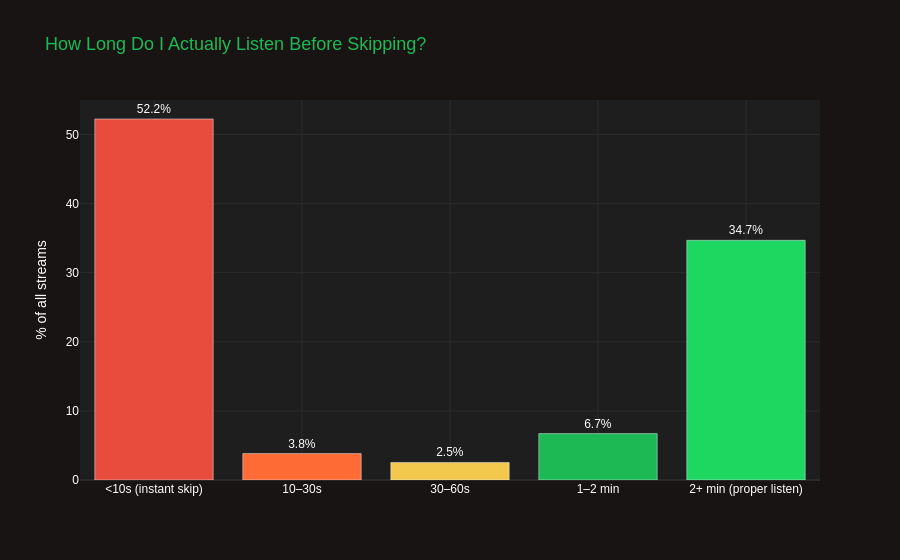

Source (notebook cell):
### Markdown cell above
---
## 5. Listening Behaviour — Skips, Sessions & Loyalty <a id='5'></a>

### Code cell
# ── Skip rate breakdown ──
df['listen_category'] = pd.cut(
    df['msPlayed'] / 1000,
    bins=[0, 10, 30, 60, 120, float('inf')],
    labels=['<10s (instant skip)', '10–30s', '30–60s', '1–2 min', '2+ min (proper listen)']
)
listen_dist = df['listen_category'].value_counts().sort_index().reset_index()
listen_dist.columns = ['category', 'count']
listen_dist['pct'] = listen_dist['count'] / listen_dist['count'].sum() * 100

fig = px.bar(
    listen_dist, x='category', y='pct',
    color='category',
    color_discrete_sequence=['#e74c3c','#ff6b35','#f2c94c',SPOTIFY_GREEN,'#1ed760'],
    text=listen_dist['pct'].apply(lambda p: f'{p:.1f}%'),
    title='How Long Do I Actually Listen Before Skipping?',
)
fig.update_traces(textposition='outside', showlegend=False)
fig.update_layout(
    **PLOTLY_TEMPLATE['layout'],
    xaxis_title='',
    yaxis_title='% of all streams',
    height=420,
)
fig.show()

### Figure 1 — Plotly figure (JSON) as saved in the notebook; plotly's stock layout.template omitted (floating-point values rounded to 4 significant figures)
{"data": [{"alignmentgroup": "True", "hovertemplate": "category=%{x}<br>pct=%{y}<br>text=%{text}<extra></extra>", "legendgroup": "<10s (instant skip)", "marker": {"color": "#e74c3c", "pattern": {"shape": ""}}, "name": "<10s (instant skip)", "offsetgroup": "<10s (instant skip)", "orientation": "v", "showlegend": false, "text": ["52.2%"], "textposition": "outside", "type": "bar", "x": ["<10s (instant skip)"], "xaxis": "x", "y": [52.24], "yaxis": "y"}, {"alignmentgroup": "True", "hovertemplate": "category=%{x}<br>pct=%{y}<br>text=%{text}<extra></extra>", "legendgroup": "10–30s", "marker": {"color": "#ff6b35", "pattern": {"shape": ""}}, "name": "10–30s", "offsetgroup": "10–30s", "orientation": "v", "showlegend": false, "text": ["3.8%"], "textposition": "outside", "type": "bar", "x": ["10–30s"], "xaxis": "x", "y": [3.818], "yaxis": "y"}, {"alignmentgroup": "True", "hovertemplate": "category=%{x}<br>pct=%{y}<br>text=%{text}<extra></extra>", "legendgroup": "30–60s", "marker": {"color": "#f2c94c", "pattern": {"shape": ""}}, "name": "30–60s", "offsetgroup": "30–60s", "orientation": "v", "showlegend": false, "text": ["2.5%"], "textposition": "outside", "type": "bar", "x": ["30–60s"], "xaxis": "x", "y": [2.537], "yaxis": "y"}, {"alignmentgroup": "True", "hovertemplate": "category=%{x}<br>pct=%{y}<br>text=%{text}<extra></extra>", "legendgroup": "1–2 min", "marker": {"color": "#1DB954", "pattern": {"shape": ""}}, "name": "1–2 min", "offsetgroup": "1–2 min", "orientation": "v", "showlegend": false, "text": ["6.7%"], "textposition": "outside", "type": "bar", "x": ["1–2 min"], "xaxis": "x", "y": [6.713], "yaxis": "y"}, {"alignmentgroup": "True", "hovertemplate": "category=%{x}<br>pct=%{y}<br>text=%{text}<extra></extra>", "legendgroup": "2+ min (proper listen)", "marker": {"color": "#1ed760", "pattern": {"shape": ""}}, "name": "2+ min (proper listen)", "offsetgroup": "2+ min (proper listen)", "orientation": "v", "showlegend": false, "text": ["34.7%"], "textposition": "outside", "type": "bar", "x": ["2+ min (proper listen)"], "xaxis": "x", "y": [34.69], "yaxis": "y"}], "layout": {"autosize": true, "barmode": "relative", "font": {"color": "#FFFFFF", "family": "Arial"}, "legend": {"title": {"text": "category"}, "tracegroupgap": 0}, "paper_bgcolor": "#191414", "plot_bgcolor": "#1e1e1e", "title": {"font": {"color": "#1DB954", "size": 18}, "text": "How Long Do I Actually Listen Before Skipping?"}, "xaxis": {"anchor": "y", "autorange": true, "categoryarray": ["<10s (instant skip)", "10–30s", "30–60s", "1–2 min", "2+ min (proper listen)"], "categoryorder": "array", "domain": [0, 1], "gridcolor": "#2a2a2a", "range": [-0.5, 4.5], "title": {"text": ""}, "type": "category", "zerolinecolor": "#2a2a2a"}, "yaxis": {"anchor": "x", "autorange": true, "domain": [0, 1], "gridcolor": "#2a2a2a", "range": [0, 54.99], "title": {"text": "% of all streams"}, "type": "linear", "zerolinecolor": "#2a2a2a"}}}
